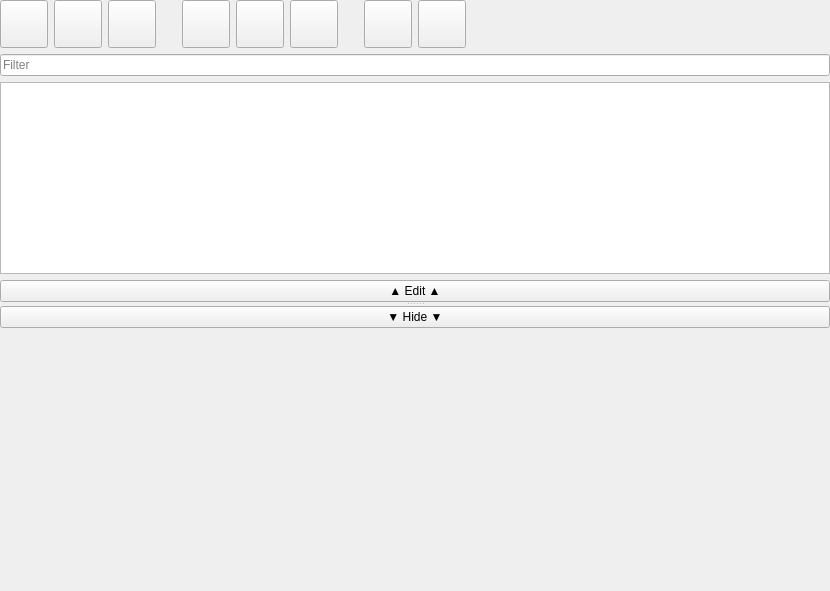
<?xml version="1.0" encoding="UTF-8"?>
<ui version="4.0">
 <class>GroupWidget</class>
 <widget class="QWidget" name="GroupWidget">
  <property name="geometry">
   <rect>
    <x>0</x>
    <y>0</y>
    <width>830</width>
    <height>591</height>
   </rect>
  </property>
  <property name="windowTitle">
   <string>GroupWidget</string>
  </property>
  <layout class="QVBoxLayout" name="verticalLayout">
   <property name="leftMargin">
    <number>0</number>
   </property>
   <property name="topMargin">
    <number>0</number>
   </property>
   <property name="rightMargin">
    <number>0</number>
   </property>
   <property name="bottomMargin">
    <number>0</number>
   </property>
   <item>
    <widget class="QSplitter" name="splitter">
     <property name="sizePolicy">
      <sizepolicy hsizetype="Expanding" vsizetype="Expanding">
       <horstretch>0</horstretch>
       <verstretch>0</verstretch>
      </sizepolicy>
     </property>
     <property name="orientation">
      <enum>Qt::Vertical</enum>
     </property>
     <property name="childrenCollapsible">
      <bool>false</bool>
     </property>
     <widget class="QWidget" name="group_area_widget" native="true">
      <layout class="QVBoxLayout" name="group_area_widget_layout">
       <property name="leftMargin">
        <number>0</number>
       </property>
       <property name="topMargin">
        <number>0</number>
       </property>
       <property name="rightMargin">
        <number>0</number>
       </property>
       <property name="bottomMargin">
        <number>0</number>
       </property>
       <item>
        <layout class="QHBoxLayout" name="button_row_layout">
         <item>
          <widget class="QPushButton" name="add_button">
           <property name="sizePolicy">
            <sizepolicy hsizetype="Expanding" vsizetype="Fixed">
             <horstretch>0</horstretch>
             <verstretch>0</verstretch>
            </sizepolicy>
           </property>
           <property name="minimumSize">
            <size>
             <width>16</width>
             <height>48</height>
            </size>
           </property>
           <property name="maximumSize">
            <size>
             <width>48</width>
             <height>48</height>
            </size>
           </property>
           <property name="toolTip">
            <string>Add</string>
           </property>
           <property name="text">
            <string/>
           </property>
           <property name="icon">
            <iconset resource="../../../../../iconset/ecalicons.qrc">
             <normaloff>:/ecalicons/ADD</normaloff>:/ecalicons/ADD</iconset>
           </property>
           <property name="iconSize">
            <size>
             <width>32</width>
             <height>32</height>
            </size>
           </property>
          </widget>
         </item>
         <item>
          <widget class="QPushButton" name="edit_button">
           <property name="sizePolicy">
            <sizepolicy hsizetype="Expanding" vsizetype="Fixed">
             <horstretch>0</horstretch>
             <verstretch>0</verstretch>
            </sizepolicy>
           </property>
           <property name="minimumSize">
            <size>
             <width>16</width>
             <height>48</height>
            </size>
           </property>
           <property name="maximumSize">
            <size>
             <width>48</width>
             <height>48</height>
            </size>
           </property>
           <property name="toolTip">
            <string>Edit</string>
           </property>
           <property name="text">
            <string/>
           </property>
           <property name="icon">
            <iconset resource="../../../../../iconset/ecalicons.qrc">
             <normaloff>:/ecalicons/EDIT</normaloff>:/ecalicons/EDIT</iconset>
           </property>
           <property name="iconSize">
            <size>
             <width>32</width>
             <height>32</height>
            </size>
           </property>
          </widget>
         </item>
         <item>
          <widget class="QPushButton" name="remove_button">
           <property name="sizePolicy">
            <sizepolicy hsizetype="Expanding" vsizetype="Fixed">
             <horstretch>0</horstretch>
             <verstretch>0</verstretch>
            </sizepolicy>
           </property>
           <property name="minimumSize">
            <size>
             <width>16</width>
             <height>48</height>
            </size>
           </property>
           <property name="maximumSize">
            <size>
             <width>48</width>
             <height>48</height>
            </size>
           </property>
           <property name="toolTip">
            <string>Remove</string>
           </property>
           <property name="text">
            <string/>
           </property>
           <property name="icon">
            <iconset resource="../../../../../iconset/ecalicons.qrc">
             <normaloff>:/ecalicons/DELETE</normaloff>:/ecalicons/DELETE</iconset>
           </property>
           <property name="iconSize">
            <size>
             <width>32</width>
             <height>32</height>
            </size>
           </property>
          </widget>
         </item>
         <item>
          <spacer name="button_row_spacer_4">
           <property name="orientation">
            <enum>Qt::Horizontal</enum>
           </property>
           <property name="sizeType">
            <enum>QSizePolicy::Preferred</enum>
           </property>
           <property name="sizeHint" stdset="0">
            <size>
             <width>20</width>
             <height>0</height>
            </size>
           </property>
          </spacer>
         </item>
         <item>
          <widget class="QPushButton" name="start_selected_button">
           <property name="sizePolicy">
            <sizepolicy hsizetype="Expanding" vsizetype="Fixed">
             <horstretch>0</horstretch>
             <verstretch>0</verstretch>
            </sizepolicy>
           </property>
           <property name="minimumSize">
            <size>
             <width>16</width>
             <height>48</height>
            </size>
           </property>
           <property name="maximumSize">
            <size>
             <width>48</width>
             <height>48</height>
            </size>
           </property>
           <property name="toolTip">
            <string>Start selected</string>
           </property>
           <property name="text">
            <string/>
           </property>
           <property name="icon">
            <iconset resource="../../../../../iconset/ecalicons.qrc">
             <normaloff>:/ecalicons/START_SELECTED</normaloff>:/ecalicons/START_SELECTED</iconset>
           </property>
           <property name="iconSize">
            <size>
             <width>32</width>
             <height>32</height>
            </size>
           </property>
          </widget>
         </item>
         <item>
          <widget class="QPushButton" name="stop_selected_button">
           <property name="sizePolicy">
            <sizepolicy hsizetype="Expanding" vsizetype="Fixed">
             <horstretch>0</horstretch>
             <verstretch>0</verstretch>
            </sizepolicy>
           </property>
           <property name="minimumSize">
            <size>
             <width>16</width>
             <height>48</height>
            </size>
           </property>
           <property name="maximumSize">
            <size>
             <width>48</width>
             <height>48</height>
            </size>
           </property>
           <property name="toolTip">
            <string>Stop selected</string>
           </property>
           <property name="text">
            <string/>
           </property>
           <property name="icon">
            <iconset resource="../../../../../iconset/ecalicons.qrc">
             <normaloff>:/ecalicons/STOP_SELECTED</normaloff>:/ecalicons/STOP_SELECTED</iconset>
           </property>
           <property name="iconSize">
            <size>
             <width>32</width>
             <height>32</height>
            </size>
           </property>
          </widget>
         </item>
         <item>
          <widget class="QPushButton" name="restart_selected_button">
           <property name="sizePolicy">
            <sizepolicy hsizetype="Expanding" vsizetype="Fixed">
             <horstretch>0</horstretch>
             <verstretch>0</verstretch>
            </sizepolicy>
           </property>
           <property name="minimumSize">
            <size>
             <width>16</width>
             <height>48</height>
            </size>
           </property>
           <property name="maximumSize">
            <size>
             <width>48</width>
             <height>48</height>
            </size>
           </property>
           <property name="toolTip">
            <string>Restart selected</string>
           </property>
           <property name="text">
            <string/>
           </property>
           <property name="icon">
            <iconset resource="../../../../../iconset/ecalicons.qrc">
             <normaloff>:/ecalicons/RESTART_SELECTED</normaloff>:/ecalicons/RESTART_SELECTED</iconset>
           </property>
           <property name="iconSize">
            <size>
             <width>32</width>
             <height>32</height>
            </size>
           </property>
          </widget>
         </item>
         <item>
          <spacer name="button_row_spacer_2">
           <property name="orientation">
            <enum>Qt::Horizontal</enum>
           </property>
           <property name="sizeType">
            <enum>QSizePolicy::Preferred</enum>
           </property>
           <property name="sizeHint" stdset="0">
            <size>
             <width>20</width>
             <height>0</height>
            </size>
           </property>
          </spacer>
         </item>
         <item>
          <widget class="QPushButton" name="expand_button">
           <property name="sizePolicy">
            <sizepolicy hsizetype="Expanding" vsizetype="Fixed">
             <horstretch>0</horstretch>
             <verstretch>0</verstretch>
            </sizepolicy>
           </property>
           <property name="minimumSize">
            <size>
             <width>16</width>
             <height>48</height>
            </size>
           </property>
           <property name="maximumSize">
            <size>
             <width>48</width>
             <height>48</height>
            </size>
           </property>
           <property name="toolTip">
            <string>Expand all groups</string>
           </property>
           <property name="text">
            <string/>
           </property>
           <property name="icon">
            <iconset resource="../../../../../iconset/ecalicons.qrc">
             <normaloff>:/ecalicons/EXPAND</normaloff>:/ecalicons/EXPAND</iconset>
           </property>
           <property name="iconSize">
            <size>
             <width>32</width>
             <height>32</height>
            </size>
           </property>
          </widget>
         </item>
         <item>
          <widget class="QPushButton" name="collapse_button">
           <property name="sizePolicy">
            <sizepolicy hsizetype="Expanding" vsizetype="Fixed">
             <horstretch>0</horstretch>
             <verstretch>0</verstretch>
            </sizepolicy>
           </property>
           <property name="minimumSize">
            <size>
             <width>16</width>
             <height>48</height>
            </size>
           </property>
           <property name="maximumSize">
            <size>
             <width>48</width>
             <height>48</height>
            </size>
           </property>
           <property name="toolTip">
            <string>Collapse all groups</string>
           </property>
           <property name="text">
            <string/>
           </property>
           <property name="icon">
            <iconset resource="../../../../../iconset/ecalicons.qrc">
             <normaloff>:/ecalicons/COLLAPSE</normaloff>:/ecalicons/COLLAPSE</iconset>
           </property>
           <property name="iconSize">
            <size>
             <width>32</width>
             <height>32</height>
            </size>
           </property>
          </widget>
         </item>
         <item>
          <spacer name="button_row_spacer_3">
           <property name="orientation">
            <enum>Qt::Horizontal</enum>
           </property>
           <property name="sizeType">
            <enum>QSizePolicy::MinimumExpanding</enum>
           </property>
           <property name="sizeHint" stdset="0">
            <size>
             <width>0</width>
             <height>0</height>
            </size>
           </property>
          </spacer>
         </item>
        </layout>
       </item>
       <item>
        <widget class="QFilterLineEdit" name="filter_lineedit">
         <property name="placeholderText">
          <string>Filter</string>
         </property>
        </widget>
       </item>
       <item>
        <widget class="QAdvancedTreeView" name="group_tree">
         <property name="contextMenuPolicy">
          <enum>Qt::CustomContextMenu</enum>
         </property>
         <property name="alternatingRowColors">
          <bool>true</bool>
         </property>
         <property name="selectionMode">
          <enum>QAbstractItemView::ExtendedSelection</enum>
         </property>
         <property name="verticalScrollMode">
          <enum>QAbstractItemView::ScrollPerPixel</enum>
         </property>
         <property name="rootIsDecorated">
          <bool>true</bool>
         </property>
         <property name="uniformRowHeights">
          <bool>true</bool>
         </property>
         <property name="sortingEnabled">
          <bool>true</bool>
         </property>
         <property name="allColumnsShowFocus">
          <bool>true</bool>
         </property>
         <property name="expandsOnDoubleClick">
          <bool>false</bool>
         </property>
         <attribute name="headerShowSortIndicator" stdset="0">
          <bool>true</bool>
         </attribute>
        </widget>
       </item>
       <item>
        <widget class="QPushButton" name="show_edit_area_button">
         <property name="text">
          <string>▲ Edit ▲</string>
         </property>
        </widget>
       </item>
      </layout>
     </widget>
     <widget class="QWidget" name="edit_area_widget" native="true">
      <property name="sizePolicy">
       <sizepolicy hsizetype="Preferred" vsizetype="Preferred">
        <horstretch>0</horstretch>
        <verstretch>1</verstretch>
       </sizepolicy>
      </property>
      <layout class="QVBoxLayout" name="edit_area_widget_layout">
       <property name="leftMargin">
        <number>0</number>
       </property>
       <property name="topMargin">
        <number>0</number>
       </property>
       <property name="rightMargin">
        <number>0</number>
       </property>
       <property name="bottomMargin">
        <number>0</number>
       </property>
       <item>
        <widget class="QPushButton" name="hide_edit_area_button">
         <property name="text">
          <string>▼ Hide ▼</string>
         </property>
        </widget>
       </item>
       <item>
        <widget class="QFrame" name="edit_area_content_frame">
         <property name="frameShape">
          <enum>QFrame::NoFrame</enum>
         </property>
         <layout class="QVBoxLayout" name="edit_area_content_frame_layout"/>
        </widget>
       </item>
      </layout>
     </widget>
    </widget>
   </item>
  </layout>
 </widget>
 <customwidgets>
  <customwidget>
   <class>QAdvancedTreeView</class>
   <extends>QTreeView</extends>
   <header>CustomQt/QAdvancedTreeView.h</header>
  </customwidget>
  <customwidget>
   <class>QFilterLineEdit</class>
   <extends>QLineEdit</extends>
   <header>CustomQt/QFilterLineEdit.h</header>
  </customwidget>
 </customwidgets>
 <resources>
  <include location="../../../resources/resources.qrc"/>
  <include location="../../../../../iconset/ecalicons.qrc"/>
 </resources>
 <connections/>
</ui>
